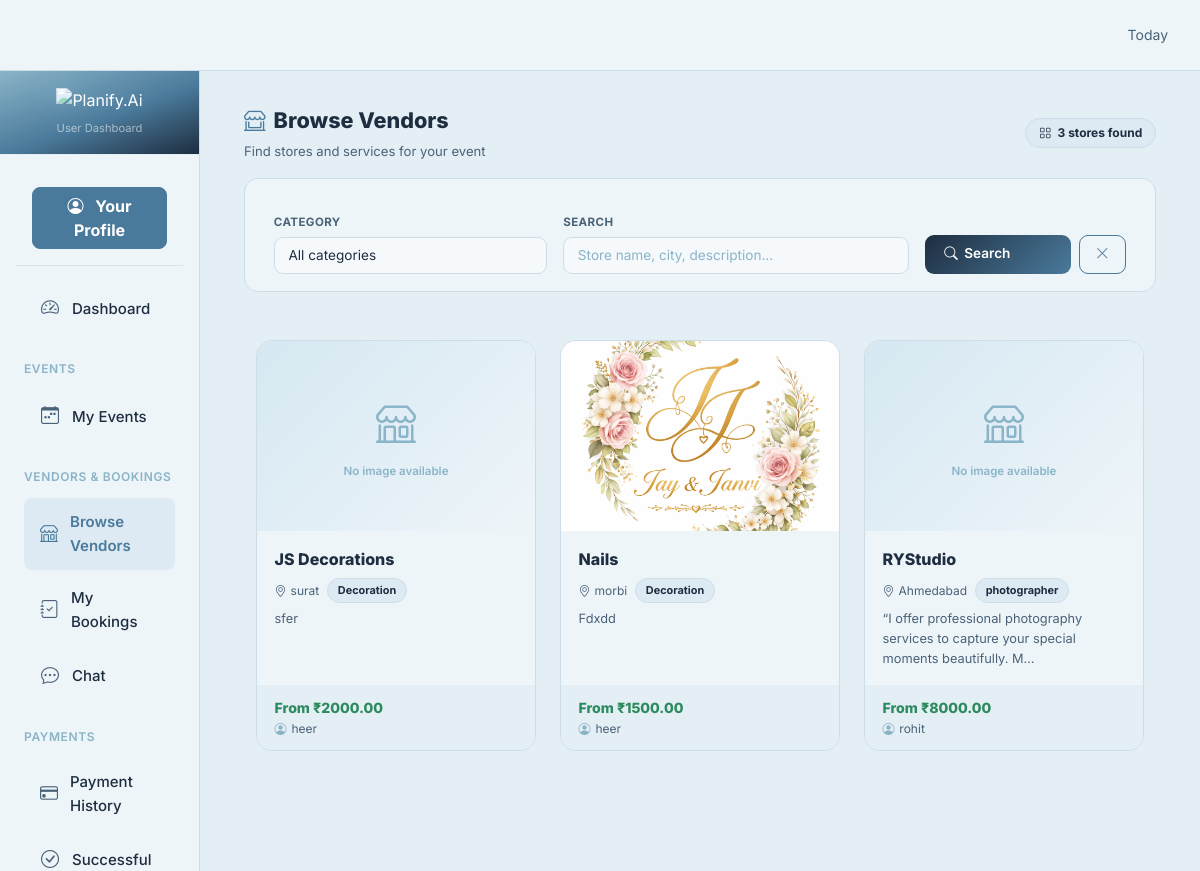
The page /vendor/stores/ on the database its author committed.
### vendor/models.py (models this page shows, shortened)
class Store(models.Model):
    vendor = models.ForeignKey(User, on_delete=models.CASCADE, limit_choices_to={'role__name__iexact': 'vendor'})
    store_name = models.CharField(max_length=200)
    description = models.TextField()
    phone = models.CharField(max_length=20, null=True, blank=True)
    category = models.ForeignKey(category, on_delete=models.CASCADE)
    address = models.TextField()
    city = models.CharField(max_length=100)
    price_start = models.DecimalField(max_digits=10, decimal_places=2)
    profile_image = models.ImageField(upload_to='store_images/', null=True, blank=True)
    created_at = models.DateTimeField(auto_now_add=True)
    updated_at = models.DateTimeField(auto_now=True)
    status = models.BooleanField(default=True)  # active/inactive
    @property
    def profile_image_url(self):
        try:
            if self.profile_image and getattr(self.profile_image, 'name', None):
                if self.profile_image.storage.exists(self.profile_image.name):
                    return self.profile_image.url
        except Exception:
            pass
        return None

class category(models.Model):
    name = models.CharField(max_length=100)

### account/models.py (models this page shows, shortened)
class User(models.Model):
    fullname = models.CharField(max_length=255)
    email = models.EmailField(unique=True)
    mobile = models.CharField(max_length=15, unique=True, null=True, blank=True)
    password = models.CharField(max_length=255, blank=True, null=True)
    is_active = models.BooleanField(default=False)   # ✅ added
    email_verified = models.BooleanField(default=False)
    role = models.ForeignKey(Role, on_delete=models.CASCADE)
    business_logo = models.ImageField(upload_to='vendor_logos/', null=True, blank=True)
    created_at = models.DateTimeField(auto_now_add=True)
    updated_at = models.DateTimeField(auto_now=True)

### vendor/views.py (the view)
# urls.py: path('stores/', views.stores_list, name='stores_list'),
def stores_list(request):
    stores = Store.objects.filter(status=True).select_related('vendor', 'category').order_by('store_name')
    return render(request, 'user/stores_list.html', {
        'stores': stores,
    })

### event/context_processors.py (called while the page is built, shortened)
def global_app_info(request):
    return {
        'APP_NAME': 'Planify.Ai',
        'APP_LOGO_TEXT': 'PA',                 # Text logo (initials)
        'APP_LOGO_IMAGE': '/static/images/planify_logo.png',   # Image logo (inside static/)
    }

def vendor_stores(request):
    try:
        from vendor.models import Store
        stores = Store.objects.filter(status=True).order_by('store_name')
    except Exception:
        stores = []
    return {
        'all_stores': stores
    }

def vendor_is_photographer(request):
    try:
        user_id = request.session.get('user_id')
        role = request.session.get('role')
    except Exception:
        pass
    return {'is_photographer': False}

def admin_pending_counts(request):
    try:
        role = request.session.get('role')
        if role == 'admin':
            from account.models import User
            pending_vendors = User.objects.filter(
                role__name__iexact='vendor', is_active=False
            ).count()
            return {'admin_pending_vendors': pending_vendors}
    except Exception:
        pass
    return {'admin_pending_vendors': 0}

### template/user/stores_list.html (shortened to what this page needs)
{% extends 'user/base.html' %}
{% load static %}
{% block content %}
<div class="d-flex flex-wrap justify-content-between align-items-center mb-3">
    <div>
        <div class="page-title">
            <i class="bi bi-shop-window me-2" style="color:#4A7A9B;"></i>Browse Vendors
        </div>
        <p class="page-sub">Find stores and services for your event</p>
    </div>
    {% if stores %}
    <span class="result-pill">
        <i class="bi bi-grid"></i> {{ stores|length }} store{{ stores|length|pluralize }} found
    </span>
    {% endif %}
</div>
<div class="filter-panel">
    <form method="get">
        <div class="row g-3 align-items-end">
            <div class="col-md-4">
                <label>Category</label>
                <select name="category" class="form-select">
                    <option value="">All categories</option>
                </select>
            </div>
            <div class="col-md-5">
                <label>Search</label>
                <input type="text" name="search" class="form-control" placeholder="Store name, city, description..." value="{{ search }}">
            </div>
            <div class="col-md-3 d-flex gap-2">
                <button type="submit" class="btn-search w-100">
                    <i class="bi bi-search"></i> Search
                </button>
                <a href="{% url 'user:stores_list' %}" class="btn-clear">
                    <i class="bi bi-x-lg"></i>
                </a>
            </div>
        </div>
    </form>
</div>
<div class="row g-4">
    {% for store in stores %}
    <div class="col-md-6 col-lg-4">
        <a href="{% url 'user:store_detail' store.id %}" class="store-card-link">
            <div class="store-card">
                {% if store.profile_image_url %}
                    <img src="{{ store.profile_image_url }}" class="store-img" alt="{{ store.store_name }}"
                         onerror="this.style.display='none';this.nextElementSibling.style.display='flex';">
                {% else %}
                    <div class="store-img-placeholder">
                        <i class="bi bi-shop"></i>
                        <span>No image available</span>
                    </div>
                {% endif %}
                <div class="store-body">
                    <div class="store-name">{{ store.store_name }}</div>
                    <div class="store-meta">
                        <span class="store-city"><i class="bi bi-geo-alt"></i>{{ store.city }}</span>
                        <span class="store-cat">{{ store.category.name }}</span>
                    </div>
                    {% if store.description %}
                    <div class="store-desc">{{ store.description|truncatechars:90 }}</div>
                    {% endif %}
                </div>
                <div class="store-footer">
                    <div>
                        <div class="store-price">From ₹{{ store.price_start }}</div>
                        <div class="store-vendor">
                            <i class="bi bi-person-circle"></i> {{ store.vendor.fullname }}
                        </div>
                    </div>
                </div>
            </div>
        </a>
    </div>
    {% endfor %}
</div>
{% endblock %}

### static/css/app.css (style rules this page uses)
:root { --primary: #4A7A9B; --primary-light: #ddeaf3; --primary-dark: #1E2D40; --primary-mid: #8AB4C8; --success: #2d8a5e; --success-light: #d6f0e4; --warning: #c47c1a; --warning-light: #fef3dc; --danger: #c0392b; --danger-light: #fde8e6; --info: #2471a3; --info-light: #d6eaf8; --bg-primary: #eef5f9; --bg-secondary: #e4eff5; --bg-tertiary: #d6e8f2; --text-primary: #1E2D40; --text-secondary: #4a6278; --text-light: #8AB4C8; --border: #ccdde8; --border-light: #e4eff5; --shadow-sm: 0 1px 2px rgba(30, 45, 64, 0.05); --shadow: 0 1px 3px rgba(30, 45, 64, 0.10), 0 1px 2px rgba(30, 45, 64, 0.06); --shadow-md: 0 8px 20px rgba(30, 45, 64, 0.10); --radius: 12px; --radius-sm: 10px; }
* { box-sizing: border-box; }
body { font-family: 'Inter', -apple-system, BlinkMacSystemFont, 'Segoe UI', Roboto, Arial, sans-serif; background: var(--bg-secondary); color: var(--text-primary); -webkit-font-smoothing: antialiased; -moz-osx-font-smoothing: grayscale; }
.page-title { font-size: 1.35rem; font-weight: 800; margin: 0; }
.form-control, .form-select { border-radius: var(--radius-sm); border: 1px solid var(--border); padding: .65rem .9rem; }

### static/css/user.css (style rules this page uses)
:root { --primary: #4A7A9B; --primary-light: #ddeaf3; --primary-dark: #1E2D40; --primary-mid: #8AB4C8; --success: #2d8a5e; --success-light: #d6f0e4; --warning: #c47c1a; --warning-light: #fef3dc; --danger: #c0392b; --danger-light: #fde8e6; --info: #2471a3; --info-light: #d6eaf8; --bg-primary: #eef5f9; --bg-secondary: #e4eff5; --bg-tertiary: #d6e8f2; --text-primary: #1E2D40; --text-secondary: #4a6278; --text-light: #8AB4C8; --border: #ccdde8; --border-light: #e4eff5; --shadow-sm: 0 1px 2px rgba(30, 45, 64, 0.05); --shadow: 0 1px 3px rgba(30, 45, 64, 0.10), 0 1px 2px rgba(30, 45, 64, 0.06); --shadow-md: 0 4px 16px rgba(30, 45, 64, 0.10); --shadow-lg: 0 10px 30px rgba(30, 45, 64, 0.13); --radius: 12px; --radius-sm: 8px; --radius-lg: 16px; }
body { font-family: 'Inter', -apple-system, BlinkMacSystemFont, 'Segoe UI', Roboto, sans-serif; background: var(--bg-secondary); color: var(--text-primary); line-height: 1.6; }
html, body { margin: 0; padding: 0; height: 100%; }
.container-fluid, .row, .dashboard-header { margin: 0 !important; padding: 0 !important; }
.form-control, .form-select { border-radius: var(--radius-sm); border: 1px solid var(--border); }

### rows shown on the page
Store: shows "No image available", store_name "JS Decorations", city "surat", category.name "Decoration", description "sfer", price_start "2000.00", vendor.fullname "heer"
Store: profile_image_url (picture), store_name "Nails", city "morbi", category.name "Decoration", description "Fdxdd", price_start "1500.00", vendor.fullname "heer"
Store: shows "No image available", store_name "RYStudio", city "Ahmedabad", category.name "photographer", description "“I offer professional photography services to capture your special moments beautifully. M…", price_start "8000.00", vendor.fullname "rohit"

### other values the page prints
{{ stores|length }} "3"
